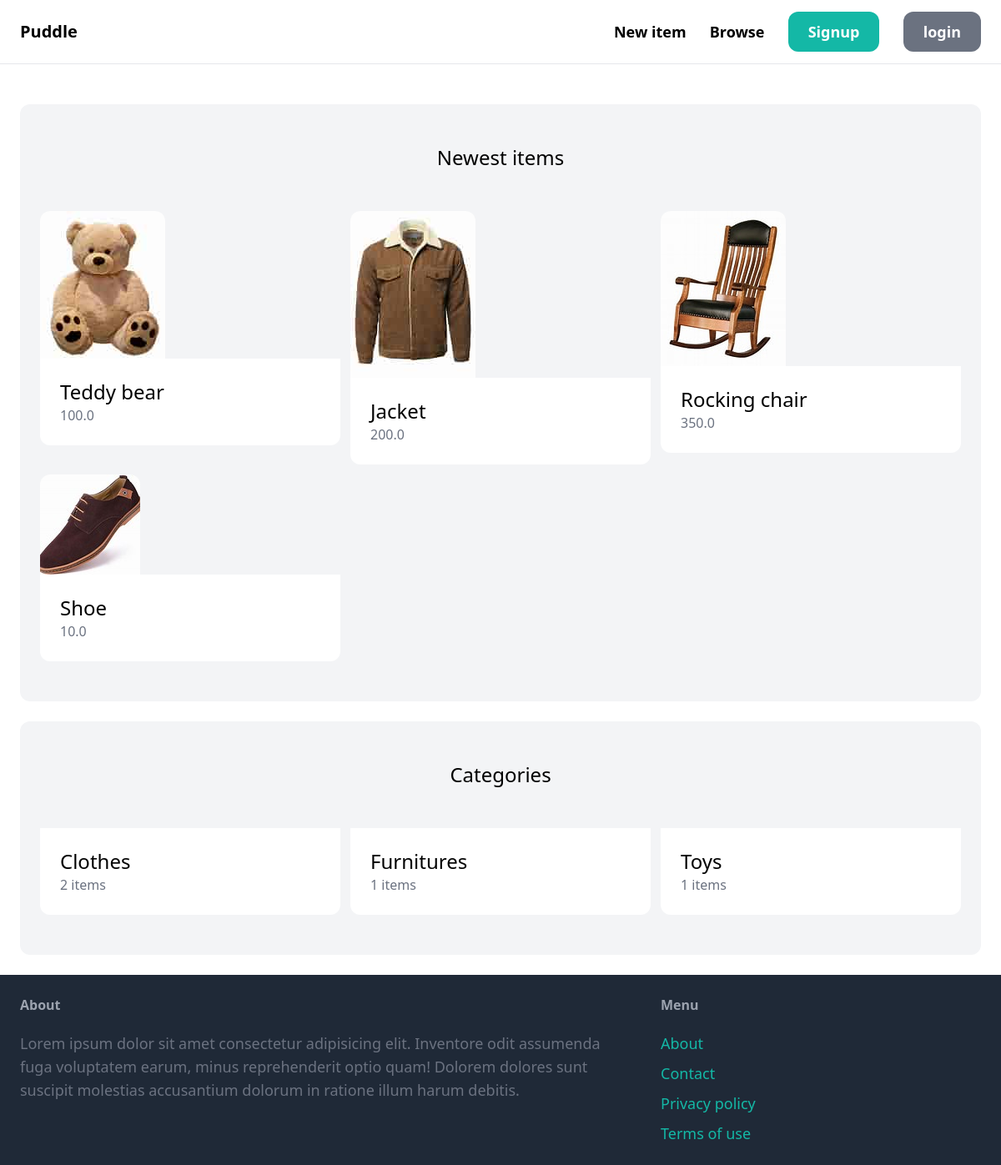
Before: / with the older database file.
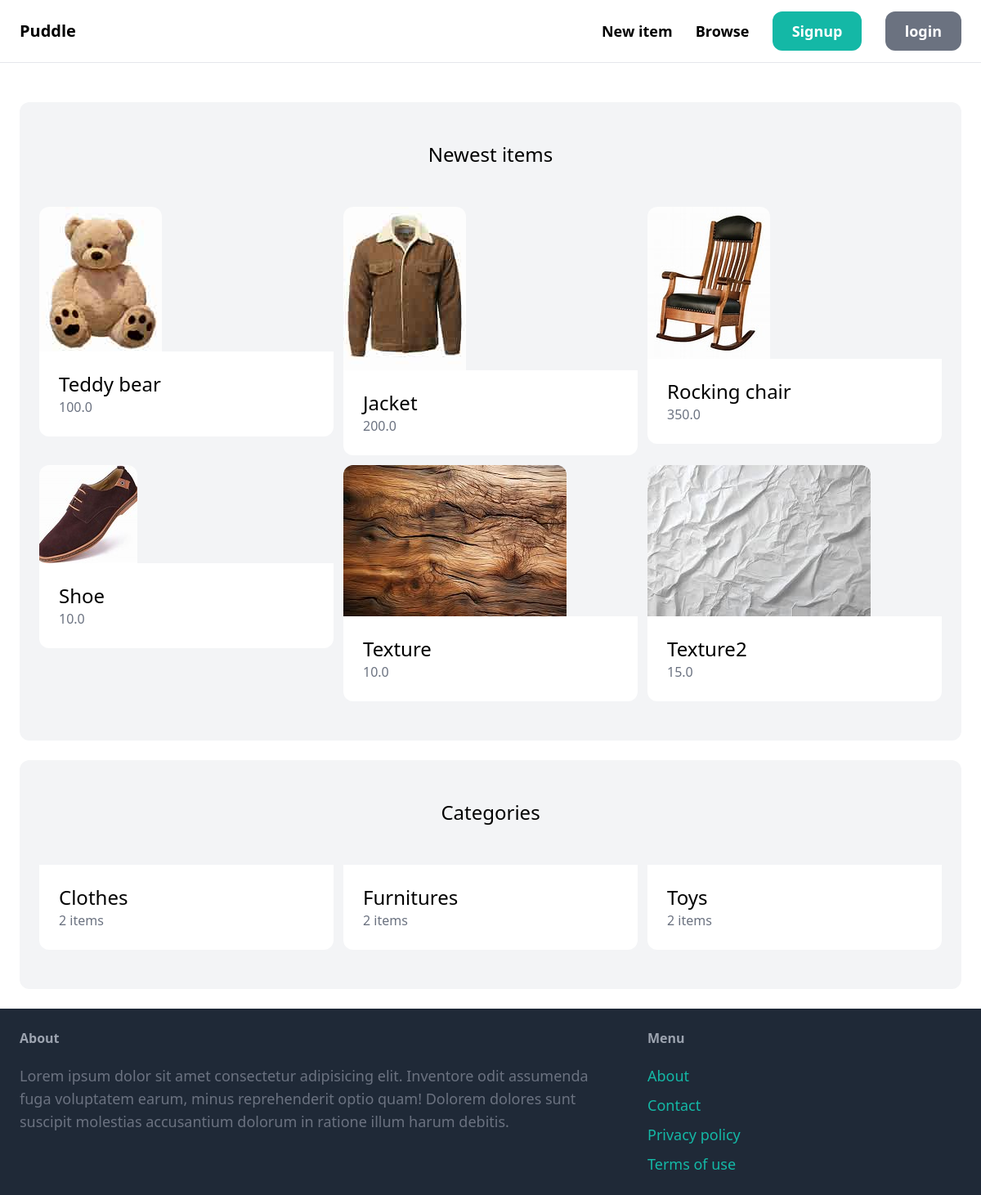
After: the same page with the newer database file.
### item/models.py (models this page shows, shortened)
class Item(models.Model):
    category = models.ForeignKey(Category, related_name='items', on_delete=models.CASCADE)
    name = models.CharField(max_length=255,blank=True, null=True)
    description = models.TextField(blank=True, null=True)
    price = models.FloatField()
    image = models.ImageField(upload_to="item_images", blank=True, null=True)
    is_sold = models.BooleanField(default=False)
    created_at = models.DateTimeField(auto_now_add = True)
    created_by = models.ForeignKey(User, related_name='items', on_delete=models.CASCADE)

class Category(models.Model):
    name= models.CharField(max_length=255)
    class Meta:
        ordering = ('name',)
        verbose_name_plural = "categories"

### core/views.py (the view)
# urls.py: path('', views.index, name="index"),
def index(request):
    categories = Category.objects.all()
    items = Item.objects.filter(is_sold=False)[0:6]
    template = loader.get_template('index.html')
    context = {
        'items':items,
        'categories':categories,
    }
    return HttpResponse(template.render(context, request))

### core/templates/index.html
{% extends 'base.html' %}
{% block content %}
    <div class="mt-6 px-6 py-12 bg-gray-100 rounded-xl">
        <h2 class="mb-12 text-2xl text-center">Newest items</h2>
        <div class="grid grid-cols-3 gap-3">
            {% for item in items %}
                <div>
                    <a href="{% url 'item:detail' item.id %}">
                        <div>
                            <img src="{{ item.image.url }}" class="rounded-t-xl" alt="">
                        </div>
                        <div class="p-6 bg-white rounded-b-xl">
                            <h2 class="text-2xl">{{ item.name }}</h2>
                            <p class="text-gray-500">{{ item.price }}</p>
                        </div>
                    </a>
                </div>
            {% endfor %}
        </div>
    </div>
    <div class="mt-6 px-6 py-12 bg-gray-100 rounded-xl">
        <h2 class="mb-12 text-2xl text-center">Categories</h2>
        <div class="grid grid-cols-3 gap-3">
            {% for category in categories %}
                    <a href="#">
                        <div class="p-6 bg-white rounded-b-xl">
                            <h2 class="text-2xl">{{ category.name }}</h2>
                            <p class="text-gray-500">{{ category.items.count }} items</p>
                        </div>
                    </a>
            {% endfor %}
        </div>
    </div>
{% endblock %}

### core/templates/base.html (shortened to what this page needs)
<!DOCTYPE html>
<html lang="en">
<head>
    <script src="https://cdn.tailwindcss.com"></script>
</head>
<body>
    <nav class="py-6 px-6 flex justify-between items-center border-b border-gray-200">
        <a href="/" class="text-xl font-semibold">Puddle</a>
        <div class="space-x-6">
            <a href="{% url 'item:new' %}" class="text-lg font-semibold hover:text-gray-500">New item</a>
            <a href="#" class="text-lg font-semibold hover:text-gray-500">Browse</a>
            {% if request.user.is_authenticated %}
                <a href="#" class="px-6 py-3 text-lg font-semibold bg-teal-500 text-white rounded-xl hover:bg-gray-700">Inbox</a>
                <a href="{% url 'dashboard:index' %}" class="px-6 py-3 text-lg font-semibold bg-gray-500 text-white rounded-xl hover:bg-gray-700">Dashboard</a>
                <a href="{% url 'core:logout' %}" class="px-6 py-3 text-lg font-semibold bg-teal-500 text-white rounded-xl hover:bg-gray-700">Logout</a>
            {% else %}
                <a href="{% url 'core:signup' %}" class="px-6 py-3 text-lg font-semibold bg-teal-500 text-white rounded-xl hover:bg-gray-700">Signup</a>
                <a href="{% url 'core:login' %}" class="px-6 py-3 text-lg font-semibold bg-gray-500 text-white rounded-xl hover:bg-gray-700">login</a>
            {% endif %}
        </div>
    </nav>
    <div class="px-6 py-6">
        {% block content %}
        {% endblock %}
    </div>
    <footer class="py-6 px-6 flex justify-between bg-gray-800">
        <div class="w-2/3 pr-10">
            <h3 class="mb-5 font-semibold text-gray-400 ">About</h3>
            <p class="text-lg text-gray-500">Lorem ipsum dolor sit amet consectetur adipisicing elit. Inventore odit assumenda fuga voluptatem earum, minus reprehenderit optio quam! Dolorem dolores sunt suscipit molestias accusantium dolorum in ratione illum harum debitis.</p>
        </div>
        <div class="w-1/3">
            <h3 class="mb-5 font-semibold text-gray-400 ">Menu</h3>
            <ul class="space-y-2">
                <li><a href="#" class="text-lg text-teal-500 hover:text-teal-700">About</a></li>
                <li><a href="{% url 'core:contact' %}" class="text-lg text-teal-500 hover:text-teal-700">Contact</a></li>
                <li><a href="#" class="text-lg text-teal-500 hover:text-teal-700">Privacy policy</a></li>
                <li><a href="#" class="text-lg text-teal-500 hover:text-teal-700">Terms of use</a></li>
            </ul>
        </div>
    </footer>
</body>
</html>

Changed rows visible on the page:
added Item: image (picture), name "Texture", price "10.0"
added Item: image (picture), name "Texture2", price "15.0"
computed for Category "Furnitures": items.count "1" → "2"
computed for Category "Toys": items.count "1" → "2"
